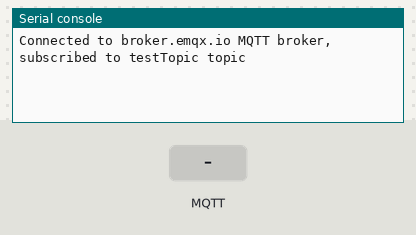
This program was run on a simulated ESP32 board running MicroPython. Parts: the last lines printed to the serial console. Inputs (shaded band) come from the test bench. No MQTT or app messages arrive unless stated.

Above: at 1.3 s.
1.4 s: MQTT message "led on" arrives on the first subscribed topic
At 1.8 s:
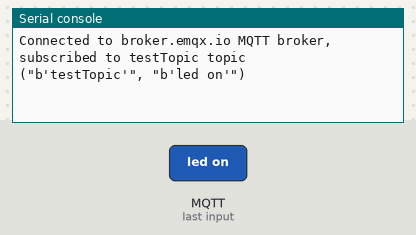
2.9 s: MQTT message "led off" arrives on the first subscribed topic
At 4.1 s:
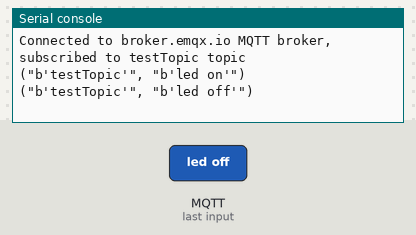
4.4 s: MQTT message "1" arrives on the first subscribed topic
At 5.3 s:
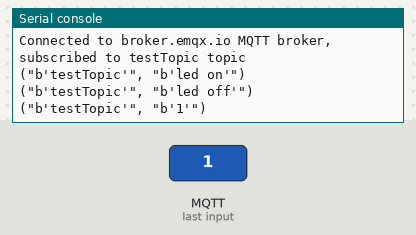
5.9 s: MQTT message "on" arrives on the first subscribed topic
At 6.4 s:
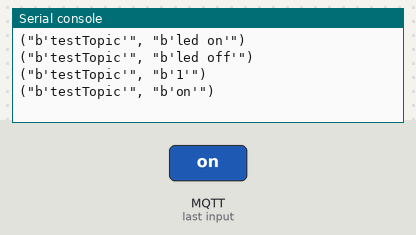
7.4 s: MQTT message "off" arrives on the first subscribed topic
At 8.7 s:
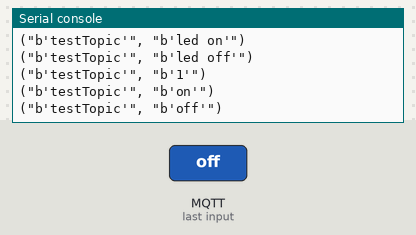

The program:

mqtttest.py
```python
import ubinascii
import machine
from umqtt.robust import MQTTClient


led=machine.Pin(33 , machine.Pin.PULL_UP)

def sub_cb(topic, msg):
    global led
    print((str(topic), str(msg)))
    if msg == b'led on':
        led.value(1)
    if msg == b'led off':
        led.value(0)

def connect_and_subscribe(mqtt_server, topic_sub):
  client_id = ubinascii.hexlify(machine.unique_id())
  client = MQTTClient(client_id, mqtt_server)
  client.set_callback(sub_cb)
  client.connect()
  client.subscribe(topic_sub)
  print('Connected to %s MQTT broker, subscribed to %s topic' % (mqtt_server, topic_sub))
  return client

#mqtt_response('192.168.1.5','testTopic','hello from esp32')

try:
  client = connect_and_subscribe('broker.emqx.io' , 'testTopic')
except OSError as e:
  print('connect pb')
while True:
    try:
       client.check_msg()
    except OSError as e:
        print('houston we got a pb')
```

Measured:
- after the input at 1.4 s, the serial console: prints a new line at once (image 1)
- after the input at 2.9 s, the serial console: prints a new line at once (image 2)
- after the input at 4.4 s, the serial console: prints a new line at once (image 3)
- after the input at 5.9 s, the serial console: prints a new line at once (image 4)
- after the input at 7.4 s, the serial console: prints a new line at once (image 5)
